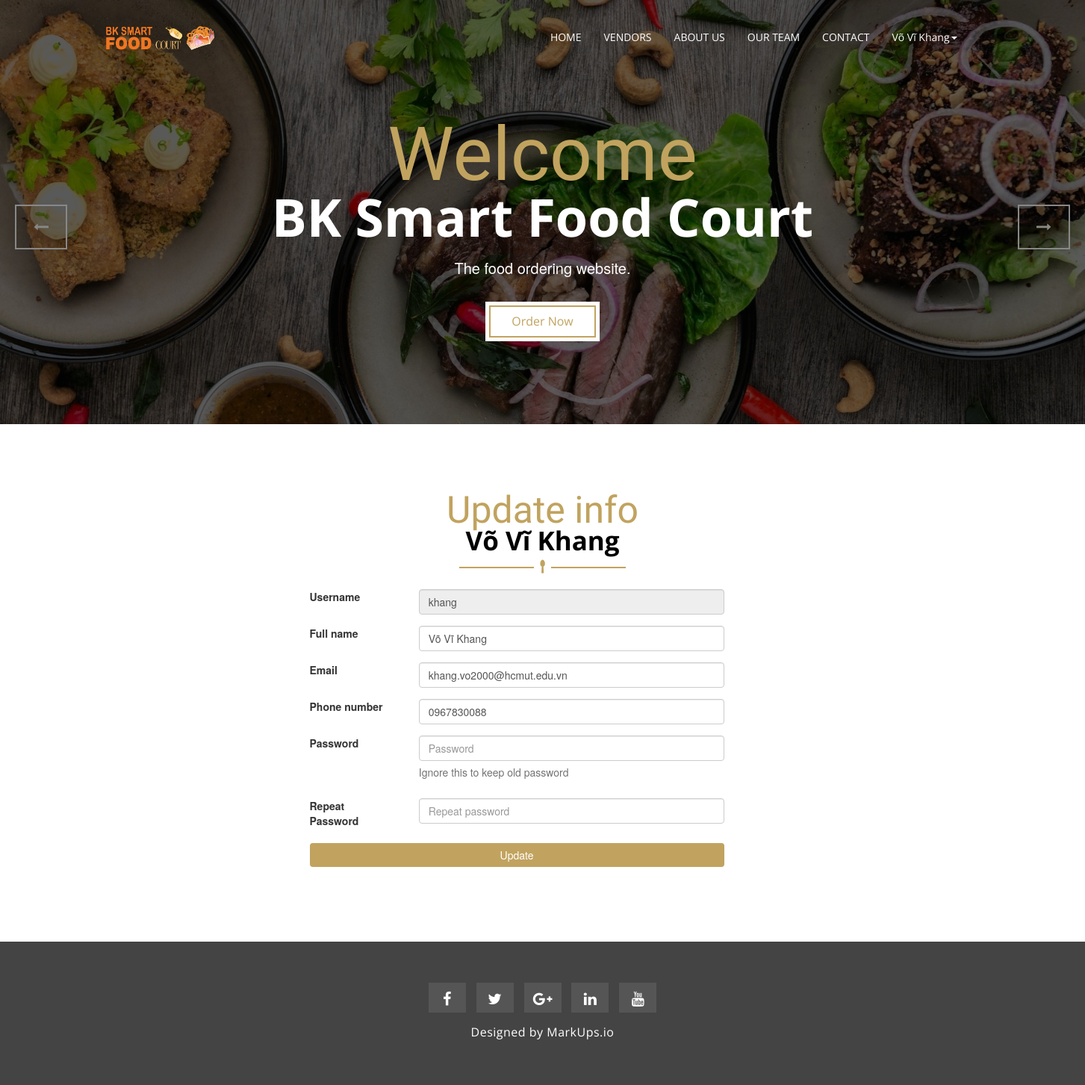
Screenshot of /index.php?c=update (signed in) with the database file from the repository.
### tables this page shows
CREATE TABLE `user` (
  `id` int(11) NOT NULL,
  `username` varchar(50) NOT NULL,
  `fullname` varchar(50) NOT NULL,
  `password` varchar(100) NOT NULL,
  `email` varchar(100) NOT NULL,
  `sdt` varchar(20) NOT NULL,
  `role` int(11) NOT NULL
);

### site/core/Base_Controller.php (called while the page is built, shortened)
<?php if (!defined('PATH_SYSTEM')) die('Bad requested!');
class Base_Controller extends Controller {
    public function load_header($header_name,$data) {
        global $Database;
        $data['header']['user'] = get_user($Database,$this->auth->username);
        if ($this->auth->isLogin()){
            $unchecked_message = get_unchecked_message($Database,get_user($Database,$this->auth->username)['id']);
        }
        $this->view->load($header_name,$data);
    }
    public function load_footer($footer_name,$data) {
        $this->view->load($footer_name,$data);
    }
}

### site/controller/Update_Controller.php (called while the page is built, shortened)
<?php if ( ! defined('PATH_SYSTEM')) die ('Bad requested!');
class Update_Controller extends Auth_Controller
{
    public function indexAction(){
        global $Database;
        $data['return'] = true;
        $data['title'] = "Update";
        if (isset($_POST['username']) and ($this->auth->isAdmin())){
            $username = $_POST['username'];
        }
        else {
            $username = $this->auth->username;
        }
        $data['info'] = get_user($Database,$username);
        if ($this->auth->isAdmin()) {
            $this->load_header('header_Admin',$data);
            $this->view->load('update_Admin',$data);
            $this->load_footer('footer_Admin',$data);
        }
        else {
            $this->load_header('header',$data);
            $this->view->load('slider',$data);
            $this->view->load('update_User',$data);
        }
    }
}

### index.php (called while the page is built, shortened)
<?php
require_once(PATH_SYSTEM . '/library/DB_Library.php');
load();

### system/library/DB_Library.php (called while the page is built, shortened)
<?php if ( ! defined('PATH_SYSTEM')) die ('Bad requested!');
class DB{
    private $db = null;
    public function __construct()
    {
        try {
            $this->db = new mysqli( DB_HOST, DB_USER, DB_PASS, DB_NAME );
            $this->db->set_charset( "utf8" );
        } catch ( Exception $e ) {
            die( 'Unable to connect to database' );
        }
    }
    public function query($query,$string_bind_param,$array_value_of_bind_param){
        $stmt = $this->db->prepare( $query );
        $stmt->bind_param($string_bind_param, ...$array_value_of_bind_param);
        $stmt->execute();
        $result = $stmt->get_result();
        return $result;
    }
}

### site/model/Db_Model.php (called while the page is built, shortened)
<?php if (!defined('PATH_SYSTEM')) die('Bad requested!');
function get_user($Database,$username){
    $statement = "SELECT * from user JOIN user_role where user.role = user_role.role and user.username=?";
    $result = $Database->query($statement, "s", array($username));
    if ($result->num_rows > 0) {
        while ($row = $result->fetch_assoc()) {
            $output[] = $row;
        }
        return $output[0];
    } else return false;
}
?>

### site/core/Auth_Controller.php (called while the page is built, shortened)
<?php if (!defined('PATH_SYSTEM')) die('Bad requested!');
class Auth_Controller extends Base_Controller {
    public function __construct() {
        global $Database;
        if ($this->auth->isVendorOwner() or $this->auth->isCook()){
            $_SESSION['own_vendor_id'] = get_vendor_id_by_user_id($Database,get_user($Database,$this->auth->username)['id'])['vendor_id'];
        }
        else $_SESSION['own_vendor_id'] = -1;
    }
}

### site/view/update_User.php (the view, shortened to what this page needs)
<section id="mu-about-us">
    <div class="container">
        <div class="row center">
            <div class="col-md-12">
                <div class="mu-about-us-area">
                    <div class="mu-title">
                        <span class="mu-subtitle">Update info</span>
                        <h2> <?= htmlspecialchars($info['fullname'], ENT_QUOTES, 'UTF-8'); ?></h2>
                        <i class="fa fa-spoon"></i>
                    </div>
                    <div class="container">
                        <div class="row justify-content-center">
                            <div class="col-md-6">
                                <div class="card mx-4">
                                    <div class="card-body p-4">
                                        <form class="form-horizontal" action="" method="post">
                                            <?php if ($_SESSION['role'] === 0) : ?>
                                                <div class="form-group row">
                                                    <label class="col-md-3 col-form-label" for="disabled-input">Username</label>
                                                    <div class="col-md-9">
                                                        <input class="form-control" id="disabled-input" value='<?= htmlspecialchars($info['username'], ENT_QUOTES, "UTF-8"); ?>' type="text" name="username" placeholder="Disabled">
                                                    </div>
                                                </div>
                                            <?php else : ?>
                                                <div class="form-group row">
                                                    <label class="col-md-3 col-form-label" for="disabled-input">Username</label>
                                                    <div class="col-md-9">
                                                        <input class="form-control" id="disabled-input" value='<?= htmlspecialchars($info['username'], ENT_QUOTES, "UTF-8"); ?>' type="text" placeholder="Disabled" disabled="">
                                                    </div>
                                                </div>
                                            <?php endif; ?>
                                            <div class="form-group row">
                                                <label class="col-md-3 col-form-label" for="text-input">Full name</label>
                                                <div class="col-md-9">
                                                    <input class="form-control" value='<?= htmlspecialchars($info['fullname'], ENT_QUOTES, "UTF-8"); ?>' required id="text-input" name="fullname" type="text" placeholder="New Username">
                                                </div>
                                            </div>
                                            <div class="form-group row">
                                                <label class="col-md-3 col-form-label" for="email-input">Email</label>
                                                <div class="col-md-9">
                                                    <input class="form-control" required value='<?= $info['email']; ?>' id="email-input" type="email" name="email" placeholder="Enter Email" autocomplete="email">
                                                </div>
                                            </div>
                                            <div class="form-group row">
                                                <label class="col-md-3 col-form-label" for="sdt-input">Phone number</label>
                                                <div class="col-md-9">
                                                    <input class="form-control" required value='<?= $info['sdt']; ?>' id="sdt-input" name="sdt" placeholder="Enter phone number">
                                                </div>
                                            </div>
                                            <div class="form-group row">
                                                <label class="col-md-3 col-form-label" for="password-input">Password</label>
                                                <div class="col-md-9">
                                                    <input class="form-control" id="password-input" type="password" name="password" placeholder="Password"><span class="help-block">Ignore this to keep old password</span>
                                                </div>
                                            </div>
                                            <div class="form-group row">
                                                <label class="col-md-3 col-form-label" for="password-input">Repeat Password</label>
                                                <div class="col-md-9">
                                                    <input class="form-control" id="password-input" type="password" name="repeat_password" placeholder="Repeat password" autocomplete="new-password">
                                                </div>
                                            </div>
                                            <button class="btn btn-block btn-success" style="background-color:#c1a35f;border:#c1a35f" type="submit">Update</button>
                                        </form>
                                    </div>
                                </div>
                            </div>
                        </div>
                    </div>
                </div>
            </div>
        </div>
    </div>
</section>

### site/view/header.php (shortened to what this page needs)
<!DOCTYPE html>
<html lang="en">
  <head>
    <link href="assets/css/font-awesome.css" rel="stylesheet">
    <link href="assets/css/bootstrap.css" rel="stylesheet">
    <link rel="stylesheet" type="text/css" href="assets/css/slick.css">
    <link rel="stylesheet" type="text/css" href="assets/css/bootstrap-datepicker.css">
    <link rel="stylesheet" href="assets/css/jquery.fancybox.css" type="text/css" media="screen" />
    <link id="switcher" href="assets/css/theme-color/default-theme.css" rel="stylesheet">
    <link href="style.css" rel="stylesheet">
  </head>
  <body>
  <header id="mu-header">
    <nav class="navbar navbar-default mu-main-navbar" role="navigation">
      <div class="container">
        <div class="navbar-header">
          <a class="navbar-brand" href="<?= PATH_INDEX ?>"><img src="assets/img/logo1.png" width="154" height="100" alt="Logo img"></a>
        </div>
        <div id="navbar" class="navbar-collapse collapse">
          <ul id="top-menu" class="nav navbar-nav navbar-right mu-main-nav">
            <li><a href="<?= PATH_INDEX ?>">HOME</a></li>
            <li><a href="<?= PATH_INDEX ?>?c=order">VENDORS</a></li>
            <li><a href="<?= PATH_INDEX ?>?c=load_page&page=about_us">ABOUT US</a></li>
            <li><a href="<?= PATH_INDEX ?>?c=load_page&page=our_team">OUR TEAM</a></li>
            <li><a href="<?= PATH_INDEX ?>?c=load_page&page=contact">CONTACT</a></li>
            <?php if (isset($_SESSION['role'])): ?>
            <li class="dropdown">
              <a class="dropdown-toggle" data-toggle="dropdown" href="blog-archive.html"><?= htmlspecialchars($header['user']['fullname'], ENT_QUOTES, 'UTF-8'); ?><span class="caret"></span></a>
            </li>
            <?php else: ?>
            <li><a href="<?= PATH_INDEX ?>?c=signup">SIGN UP</a></li>
            <li><a href="<?= PATH_INDEX ?>?c=login">LOGIN</a></li>
            <?php endif;?>
          </ul>
        </div>
      </div>
    </nav>
  </header>

### public/spicyX/assets/css/theme-color/default-theme.css (style rules this page uses)
.mu-title .mu-subtitle { color: #c1a35f; }
.mu-title i { color: #c1a35f; }

### public/spicyX/style.css (style rules this page uses)
ul { padding: 0; margin: 0; list-style: none; }
a { text-decoration: none; color: #333333; }
h1, h2, h3, h4, h5, h6 { font-family: "Open Sans", sans-serif; }
h2 { font-size: 30px; font-weight: 700; line-height: 40px; margin: 0; }
img { border: none; }
#mu-header { left: 0; right: 0; top: 0; position: fixed; z-index: 999; }
.mu-main-navbar { background-color: transparent; border: none; padding: 25px 0; border-radius: 0; -webkit-transition: all 0.5s; -moz-transition: all 0.5s; -ms-transition: all 0.5s; -o-transition: all 0.5s; transition: all 0.5s; }
.mu-main-navbar .mu-main-nav { font-family: "Open Sans", sans-serif; }
.mu-main-navbar .mu-main-nav li a { color: #fff; -webkit-transition: all 0.5s; -moz-transition: all 0.5s; -ms-transition: all 0.5s; -o-transition: all 0.5s; transition: all 0.5s; }
.mu-main-navbar .navbar-header .navbar-brand { padding: 0; margin-top: 8px; height: 34px; width: 145px; -webkit-transition: all 0.5s; -moz-transition: all 0.5s; -ms-transition: all 0.5s; -o-transition: all 0.5s; transition: all 0.5s; }
.mu-main-navbar .navbar-header .navbar-brand img { width: 100%; height: 100%; }
#mu-about-us { display: inline; float: left; width: 100%; padding: 100px 0; }
#mu-about-us .mu-about-us-area { display: inline; float: left; width: 100%; }
.mu-title { display: inline; float: left; width: 100%; margin-bottom: 20px; text-align: center; }
.mu-title .mu-subtitle { font-size: 50px; font-family: "Tangerine", cursive; line-height: 30px; }
.mu-title h2 { color: #000; font-size: 35px; margin-bottom: 5px; }
.mu-title i { font-size: 18px; }

### site/view/update_User.php (style rules this page uses)
.center { margin: auto; width: 60%; }

### rows the page displays
user: fullname "Võ Vĩ Khang", username "khang", email "khang.vo2000@hcmut.edu.vn", sdt "0967830088"
